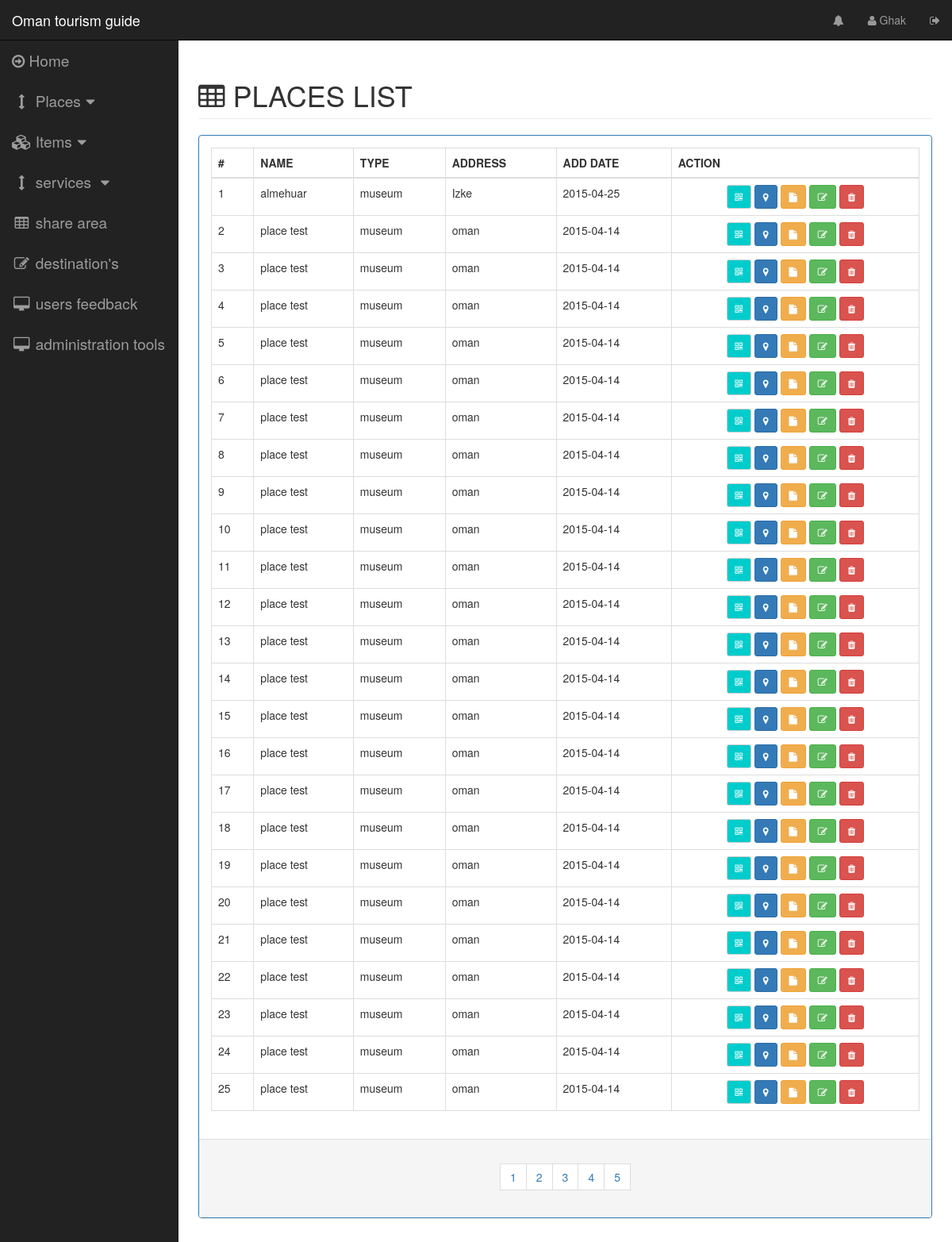
Before: /pages/placeslist.php (signed in) with the older database file.
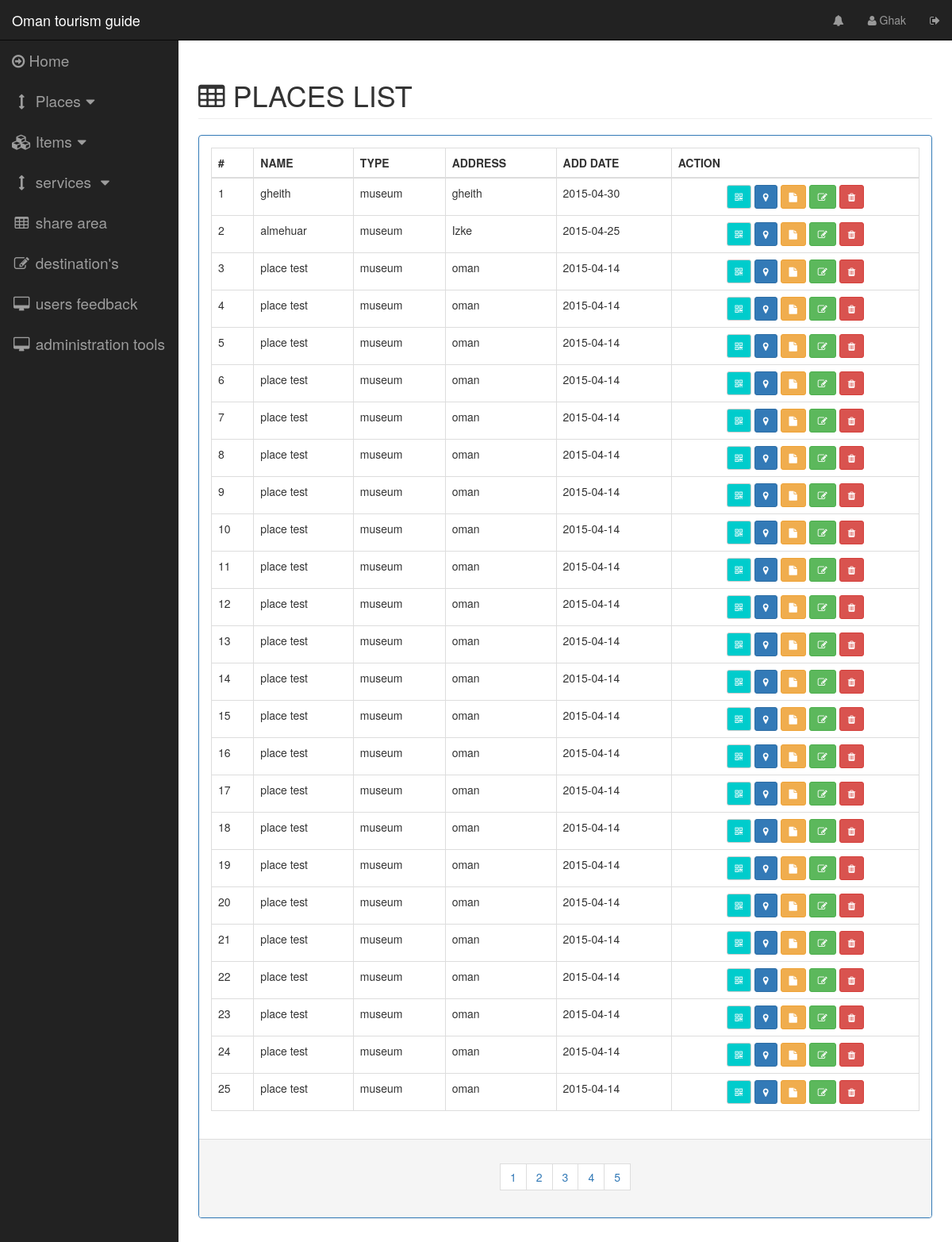
After: the same page with the newer database file.
### tables this page shows
CREATE TABLE IF NOT EXISTS `place` (
`place_id` int(11) NOT NULL,
  `place_type` int(11) NOT NULL,
  `place_name` varchar(45) NOT NULL,
  `address` varchar(132) DEFAULT NULL,
  `place_location_lat` float DEFAULT NULL,
  `place_location_lng` float DEFAULT NULL,
  `place_admin_creator` int(11) NOT NULL,
  `view` int(1) NOT NULL DEFAULT '1',
  `description` text NOT NULL,
  `create_date` timestamp NOT NULL DEFAULT CURRENT_TIMESTAMP,
  `last_update` timestamp NOT NULL DEFAULT CURRENT_TIMESTAMP
);

CREATE TABLE IF NOT EXISTS `place_type` (
`place_id` int(11) NOT NULL,
  `place_name` varchar(45) NOT NULL
);

### server/dboperation.php (called while the page is built, shortened)
<?php
class dboperation {
    public static function placeTotalCount() {
        try {
            $dbh = new PDO("mysql:host=" . DB_HOST . ";dbname=" . DB_NAME . "", DB_USERNAME, DB_PASSWORD, array(PDO::MYSQL_ATTR_INIT_COMMAND => "SET NAMES 'utf8'"));
            $sql = 'SELECT count(*) as count FROM place WHERE 1';
            foreach ($dbh->query($sql) as $row) {
                $count = $row['count'];
            }
            return $count;
        } catch (PDOException $e) {
            echo $e->getMessage();
        }
    }
    public static function getPlacesList($selectfrom = 1, $selectamount = 25) {
        $response = array("status" => "false", "data" => "");
        try {
            $dbh = new PDO("mysql:host=" . DB_HOST . ";dbname=" . DB_NAME . "", DB_USERNAME, DB_PASSWORD, array(PDO::MYSQL_ATTR_INIT_COMMAND => "SET NAMES 'utf8'"));
            $dbh->setAttribute(PDO::ATTR_ERRMODE, PDO::ERRMODE_EXCEPTION);
            $stmt = $dbh->prepare('SELECT
                                    place.place_id,
                                    place_type.place_name AS placetype,
                                    place.address,
                                    place.view,
                                    place.place_location_lat,
                                    place.place_location_lng,
                                    place.description,
                                    DATE(place.create_date) AS adddate,
                                    place.place_name,
                                    place.place_type
                                  FROM place
                                    INNER JOIN place_type
                                      ON place.place_type = place_type.place_id
                      ORDER BY place.create_date DESC
                      LIMIT ' . $selectfrom . ' , ' . $selectamount . '');
            $stmt->execute();
            $result = $stmt->fetchAll();
            $response = array("status" => "false", "data" => "");
            $place = array("id" => "",
                "placetype" => "",
                "name" => "",
                "view" => "",
                "locationlat" => "",
                "desc" => "",
                "locationlang" => "",
                "createdate" => "",
                "placetypeid" => "",
                "address" => "");
            $data = array();
            foreach ($result as $row) {
                $place["id"] = $row['place_id'];
                $place["type"] = $row['placetype'];
                $place["placetypeid"] = $row['place_type'];
                $place["name"] = $row['place_name'];
                $place["view"] = $row['view'];
                $place["address"] = $row['address'];
                $place["locationlat"] = $row['place_location_lat'];
                $place["locationlang"] = $row['place_location_lng'];
                $place["creatdate"] = $row['adddate'];
                $place["desc"] = $row['description'];
                array_push($data, $place);
            }
            $response['data'] = $data;
            $response["status"] = "true";
        } catch (PDOException $e) {
            $response["data"] = $e->getMessage();
            $response["status"] = "false";
            echo $e->getMessage();
        } finally {
            return json_encode($response);
        }
    }
}

### controlpages/placeslist.php (the view)
<div class="row">
    <div class="col-lg-12">
        <h1 class="page-header" style="text-transform: uppercase"><span class="fa fa-table"></span>&nbsp;places list</h1>
    </div>
</div>
<div class="row">
    <div class="col-lg-12 col-md-12">
        <div class="panel panel-primary">
            <div class="panel-body">
                <table id="places-list-table" class="table table-bordered table-hover">
                    <thead>
                        <tr>
                            <th>#</th>
                            <th>NAME</th>
                            <th>TYPE</th>
                            <th>ADDRESS</th>
                            <th>ADD DATE</th>
                            <th>ACTION</th>
                        </tr>
                    </thead>
                    <tbody >
                        <?php
                        $selectamount = 25;
                        $placelist = json_decode(dboperation::getPlacesList(0, $selectamount));
                        $num = 1;
                        foreach ($placelist->data as $key => $object) {
                            ?>
                        <tr id="place_list_tr_<?php echo $num; ?>">
                                <td><?php echo $num; ?></td>
                                <td><?php echo $object->name ?></td>
                                <td><?php echo $object->type ?></td>
                                <td><?php echo $object->address ?></td>
                                <td><?php echo $object->creatdate ?></td>
                                <td>
                        <center>
                            <?php
                            $desc = str_replace("'", "\'", $object->desc);
                            ?>
                            <span data-toggle="modal" data-target="#qr_modal" onclick="PlaceOperations.setPlaceQrModal('<?php echo $object->id ?>',  '<?php echo $object->name?>')" title="QR" class="qr-button btn btn-sm btn-default"><i class="fa fa-qrcode"></i></span>
                            <span data-toggle="modal" data-target="#map_modal" onclick="PlaceOperations.setmapplacelocation('<?php echo $object->locationlat ?>', '<?php echo $object->locationlang ?>')"title="open on the map" class="btn btn-sm btn-primary"><i class="fa fa-map-marker"></i></span>
                            <span onclick="PlaceOperations.setplacedesc('<?php echo $desc;?>')" data-toggle="modal" data-target="#place_desc_modal" title="descrption" class="btn btn-sm btn-warning "><i class="fa fa-file"></i></span>
                            <span onclick="PlaceOperations.setupdateplacemodelforminfo(
                                        '<?php echo $object->id; ?>',
                                        '<?php echo $object->placetypeid; ?>',
                                        '<?php echo $object->name; ?>',
                                        '<?php echo $object->address; ?>',
                                        '<?php echo $object->locationlat; ?>',
                                        '<?php echo $object->locationlang; ?>',
                                        '<?php echo $desc; ?>',
                                        '<?php echo $object->view; ?>'
                                        )" data-toggle="modal" data-target="#update_place_modal" title="edit place information" class="btn btn-sm btn-success "><i class="fa fa-edit"></i></span>
                            <span onclick="PlaceOperations.setdeletplacemodelforminfo( '<?php echo $object->id; ?>',  '<?php echo $num;?>')" data-toggle="modal" data-target="#remove_place_modal" title="remove" class="btn btn-sm btn-danger"><i class="fa fa-trash"></i></span>
                        </center>
                        </td>
                        </tr>
                        <?php
                        $num++;
                    }
                    ?>
                    </tbody>
                </table>
            </div>
            <div class="panel-footer">
                <center>
                    <nav>
                        <ul class="pagination">
                            <?php
                            $placecount = dboperation::placeTotalCount();
                            $pages = intval($placecount) / $selectamount;
                            if (is_float($pages)) {
                                $pages = intval($pages + 1);
                            }
                           $selectfrom = 0;
                            $selectto = $selectamount;
                            $roundnum = 1;
                            for ($index = 0; $index < $pages; $index++) {
                                ?>
                                <li>
                                    <span
                                        onclick="placesListFunctions.placesnextpage('<?php echo $selectfrom; ?>', '<?php echo $selectamount ?>')"
                                        class="btn" style="border-radius: 0px;">
                                        <?php echo $index + 1; ?>
                                    </span>
                                </li>
                                <?php
                                $roundnum++;
                                $selectfrom = $selectto;
                                $selectto = $selectamount * $roundnum;
                            }
                            ?>
                        </ul>
                    </nav>
                </center>
            </div>
        </div>
    </div>
</div>

### pages/placeslist.php (shortened to what this page needs)
<?php
include '../server/dboperation.php';
?>
<!DOCTYPE html>
<html lang="en">
    <head>
    </head>
    <body>
        <div id="wrapper">
            <?php
            include_once '../include/navbar.php';
            ?>
            <div id="page-wrapper">
                <div class="container-fluid">
                    <?php
                    include_once '../controlpages/placeslist.php';
                    ?>
                </div>
            </div>
        </div>
        <?php
        include_once '../modals/mapmodel.php';
        ?>
    </body>
</html>

### include/navbar.php (shortened to what this page needs)
<nav class="navbar navbar-inverse navbar-fixed-top" role="navigation">
    <div class="navbar-header">
        <a class="navbar-brand" href="index.php">Oman tourism guide</a>
    </div>
    <ul class="nav navbar-right top-nav">
        <li class="dropdown">
            <a href="#" ><i class="fa fa-bell"></i></a>
        </li>
        <li class="dropdown">
            <a href="#" ><i class="fa fa-user"></i> <?php echo $_SESSION['login-admin-name']; ?></a>
        </li>
        <li class="dropdown">
            <a onclick="logout()" ><i class="fa fa-sign-out"></i></a>
        </li>
    </ul>
    <div class="collapse navbar-collapse navbar-ex1-collapse">
        <ul class="nav navbar-nav side-nav">
            <li>
                <a href="home.php"><i class="fa fa-arrow-circle-o-right"></i> Home</a>
            </li>
            <li>
                <a href="javascript:;" data-toggle="collapse" data-target="#placescolntrollcollapse"><i class="fa fa-fw fa-arrows-v"></i>&nbsp;Places<i class="fa fa-fw fa-caret-down"></i></a>
            </li>
            <li>
                <a href="javascript:;" data-toggle="collapse" data-target="#itemscolntrollcollapse"><i class="fa fa-fw fa-cubes"></i>&nbsp;Items<i class="fa fa-fw fa-caret-down"></i></a>
            </li>
            <li>
                <a href="javascript:;" data-toggle="collapse" data-target="#servicecollapse"><i class="fa fa-fw fa-arrows-v"></i> services <i class="fa fa-fw fa-caret-down"></i></a>
            </li>
            <li>
                <a href="#"><i class="fa fa-fw fa-table"></i> share area</a>
            </li>
            <li>
                <a href="#"><i class="fa fa-fw fa-edit"></i> destination's</a>
            </li>
            <li>
                <a href="#"><i class="fa fa-fw fa-desktop"></i> users feedback</a>
            </li>
            <li>
                <a href="#"><i class="fa fa-fw fa-desktop"></i> administration tools</a>
            </li>
        </ul>
    </div>
</nav>

### modals/mapmodel.php (shortened to what this page needs)
                <body onload="load()" onunload="GUnload()" >
</body>

### css/sb-admin.css (style rules this page uses)
body { margin-top: 100px; background-color: #222; }
@media (min-width:768px) { body { margin-top: 50px; } }
#wrapper { padding-left: 0; }
#page-wrapper { width: 100%; padding: 0; background-color: #fff; }
@media (min-width:768px) { #wrapper { padding-left: 225px; } }
@media (min-width:768px) { #page-wrapper { padding: 10px; } }
.top-nav { padding: 0 15px; }
.top-nav>li { display: inline-block; float: left; }
.top-nav>li>a { padding-top: 15px; padding-bottom: 15px; line-height: 20px; color: #999; }
@media (min-width:768px) { .side-nav { position: fixed; top: 51px; left: 225px; width: 225px; margin-left: -225px; border: none; border-radius: 0; overflow-y: auto; background-color: #222; } }
@media (min-width:768px) { .side-nav>li>a { width: 225px; } }

### css/main.css (style rules this page uses)
.qr-button { background: #00cccc; color: #FFFFFF; }

### css/navbar.css (style rules this page uses)
.side-nav li a { font-size: 19px; }

Changed rows visible on the page:
no longer on this page (row unchanged): place: place_name "place test", place_type.place_name "museum", address "oman", creatdate "2015-04-14"
added place: name "gheith", place_type.place_name "museum", address "gheith", creatdate "2015-04-30"
